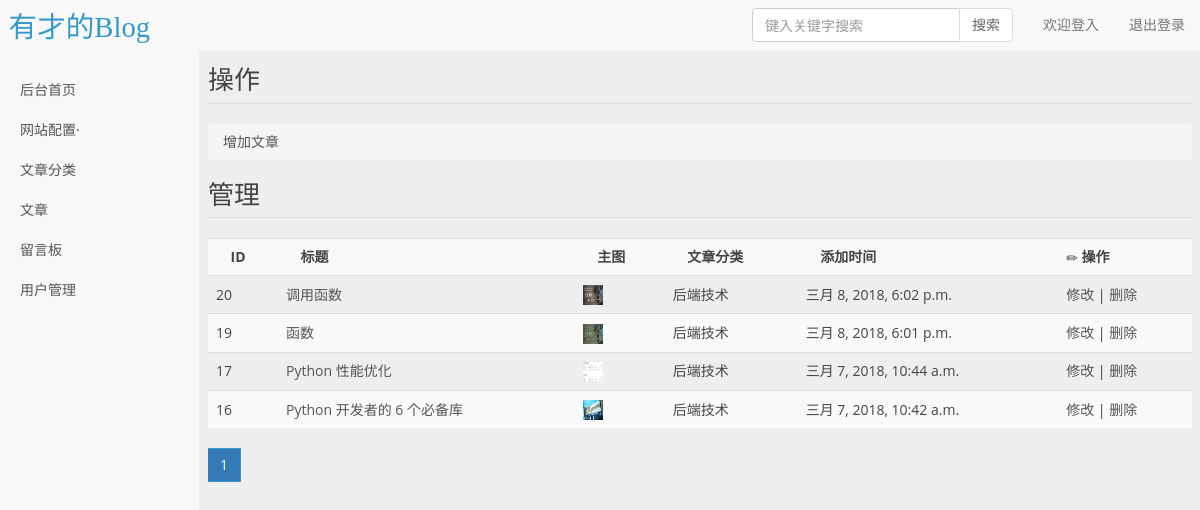
Screenshot of /myadmin/article_list with the database file from the repository.
### myadmin/models.py (models this page shows)
class article(models.Model):
    title=models.CharField(max_length=100,null=True)
    image=models.ImageField(null=True)
    count=models.IntegerField(default=10)
    desc=models.CharField(max_length=200)
    content=models.TextField(null=True)
    sort=models.IntegerField(null=True)
    add_time=models.DateTimeField(auto_now_add=True)
    update_time=models.DateTimeField(auto_now=True)
    cat =models.ForeignKey('article_cat',to_field='id')

class article_cat(models.Model):
    cat_name=models.CharField(max_length=100)

### myadmin/views.py (the view)
# urls.py: url(r'^myadmin/article_list$',admin_views.article_list,name='article_list'),
def article_list(request):
    cur_page=int(request.GET.get('p',1))#第一次展示列表页数据时没有，p参数。默认为1
    NUM=10#每页显示的个数
    COUNT=models.article.objects.count()#总记录数
    page =math.ceil(COUNT/NUM)#页数
    page_html=''
    for i in range(1,page+1):
        if i == cur_page:
            page_html += '<a class="curpage" href="/myadmin/article_list?p=%d">%d</a>'%(i,i)
        else:
            page_html += '<a href="/myadmin/article_list?p=%d">%d</a>' % (i, i)
    res=models.article.objects.all().order_by('-id')[(cur_page-1)*NUM:cur_page*NUM]
    return render(request,'myadmin/article_list.html',{'res':res,'page_html':page_html})

### templates/myadmin/article_list.html (shortened to what this page needs)
{% extends 'myadmin/base.html' %}
{% block  right_conent %}
    <div class="col-sm-9 col-sm-offset-3 col-md-10 col-lg-10 col-md-offset-2 main" id="main">
      <h1 class="page-header">操作</h1>
      <ol class="breadcrumb">
        <li><a href="{% url 'article_add' %}">增加文章</a></li>
      </ol>
      <h1 class="page-header">管理</h1>
      <div class="table-responsive">
        <table class="table table-striped table-hover">
            <tr>
                <th><span class="glyphicon glyphicon-th-large"></span> <span class="visible-lg">ID</span></th>
                <th><span class="glyphicon glyphicon-file"></span> <span class="visible-lg">标题</span></th>
                <th><span class="glyphicon glyphicon-list"></span> <span class="visible-lg">主图</span></th>
                <th class="hidden-sm"><span class="glyphicon glyphicon-tag"></span> <span class="visible-lg">文章分类</span></th>
                <th class="hidden-sm"><span class="glyphicon glyphicon-comment"></span> <span class="visible-lg">添加时间</span></th>
                <th><span class="glyphicon glyphicon-pencil"></span> <span class="visible-lg">操作</span></th>
            </tr>
          {% for i in res %}
            <tr>
                <td class="center">{{ i.id }}</td>
                <td><a href="#" title="{{ i.desc }}">{{ i.title }}</a></td>
                <td>{% if i.image %}<img src="{{ i.image }}" width="20px" height="20px"> {% endif %}</td>
                <td>{{ i.cat.cat_name }}</td>
                <td>{{ i.add_time }}</td>
                <td class="center">
                    <a href="/myadmin/article_edit?id={{ i.id }}">修改</a> |
                    <a class="red" href="#" onclick="del({{ i.id }})">删除</a></td>
            </tr>
          {% endfor %}
      </table>
      <div class="page">{{ page_html|safe }}</div>
      </div>
{% endblock %}

### static/myadmin/css/style.css (style rules this page uses)
body, div, dl, dt, dd, ul, ol, li, h1, h2, h3, h4, h5, h6, pre, code, form, button, input, fieldset, legend, input, textarea, p, blockquote, th, td, article, aside, details, figcaption, figure, #footer, #header, hgroup, menu, nav, section { margin: 0; padding: 0; }
body, dl, dt, dd, ul, ol, li, h1, h2, h3, h4, h5, h6, form, button, input, textarea, p, span, th, td, article, aside, nav, section, img, a, table, tbody, tr, label { outline: none; transition: all 0.30s ease-in-out; -webkit-transition: all 0.30s ease-in-out; -moz-transition: all 0.30s ease-in-out; -o-transition: all 0.30s ease-in-out; -ms-transition: all 0.30s ease-in-out; }
dl, dt, dd, ul, ol, li, h1, h2, h3, h4, h5, h6, p, span, th, tr, td { cursor: default; }
body { color: #444; background-color: #EEE; overflow-x: hidden; padding-top: 50px; }
a { color: #555; cursor: pointer; text-decoration: none; }
li { display: list-item; list-style: none; text-align: -webkit-match-parent; }
body, input, button, textarea, select { font-family: "Microsoft YaHei", "微软雅黑", "Lantinghei SC", "Open Sans", Arial, "Hiragino Sans GB", "STHeiti", "WenQuanYi Micro Hei", SimSun, sans-serif; }
.col-lg-1, .col-lg-10, .col-lg-11, .col-lg-12, .col-lg-2, .col-lg-3, .col-lg-4, .col-lg-5, .col-lg-6, .col-lg-7, .col-lg-8, .col-lg-9, .col-md-1, .col-md-10, .col-md-11, .col-md-12, .col-md-2, .col-md-3, .col-md-4, .col-md-5, .col-md-6, .col-md-7, .col-md-8, .col-md-9, .col-sm-1, .col-sm-10, .col-sm-11, .col-sm-12, .col-sm-2, .col-sm-3, .col-sm-4, .col-sm-5, .col-sm-6, .col-sm-7, .col-sm-8, .col-sm-9, .col-xs-1, .col-xs-10, .col-xs-11, .col-xs-12, .col-xs-2, .col-xs-3, .col-xs-4, .col-xs-5, .col-xs-6, .col-xs-7, .col-xs-8, .col-xs-9 { position: relative; min-height: 1px; padding-right: 10px; padding-left: 10px; }
.table>tbody>tr>td, .table>tbody>tr>th, .table>tfoot>tr>td, .table>tfoot>tr>th, .table>thead>tr>td, .table>thead>tr>th { padding: 8px; line-height: 1.42857143; vertical-align: middle; border-top: 1px solid #ddd; }
.main { padding:15px 8px; }
.main .page-header { font-size: 26px; margin-top: 0; border-bottom: 1px solid #DDD; }
.table td { cursor: pointer; }
@media (min-width: 1200px) { th span.visible-lg { display: inline-block !important; } }

### templates/myadmin/article_list.html (style rules this page uses)
.page a { display: inline-block;border: 1px solid #006666; position: relative; line-height: 1.42857143;padding: 6px 12px; margin-left: -1px; line-height: 1.42857143; color: #337ab7; text-decoration: none; background-color: #fff; border: 1px solid #3399cc; }
.page .curpage { background-color: #337ab7;color:white; cursor: default; z-index: 2; }

### rows the page displays
article: id "20", title "调用函数", image (picture), cat.cat_name "后端技术", add_time "三月 8, 2018, 6:02 p.m."
article: id "19", title "函数", image (picture), cat.cat_name "后端技术", add_time "三月 8, 2018, 6:01 p.m."
article: id "17", title "Python 性能优化", image (picture), cat.cat_name "后端技术", add_time "三月 7, 2018, 10:44 a.m."
article: id "16", title "Python 开发者的 6 个必备库", image (picture), cat.cat_name "后端技术", add_time "三月 7, 2018, 10:42 a.m."

### other values shown
{{ page_html|safe }} "1"
